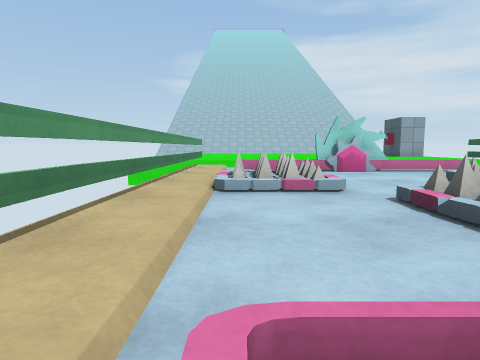
view 1 (above)

16 first-person views from a walk through a scene from a Unity 3-D project. The camera is 0.64 m above the floor, tilts 6° down and sees 75° across. The floor is counted in squares, 1 m on a side. Each view is taken from the middle of a square. On the plan, view 1 faces up. The plan holds only what a view shows up to about 9 squares ahead; the rest is blank. The place goes on beyond the plan. The player character is not drawn. Surface patterns are stand-ins for the level's own textures.

view 2
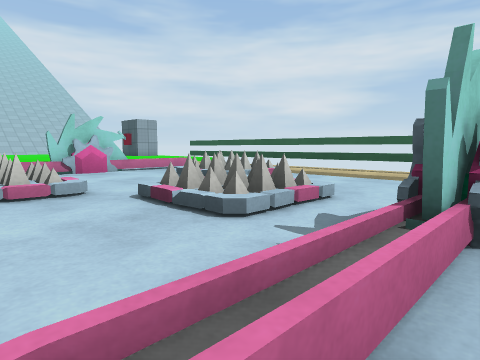

view 3
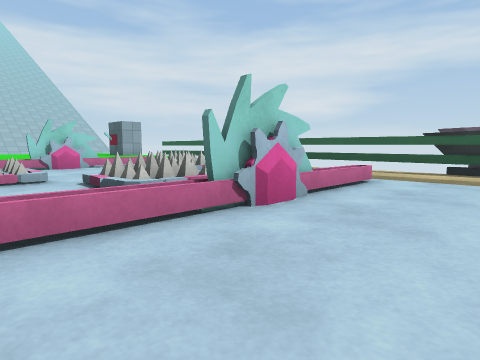

view 4
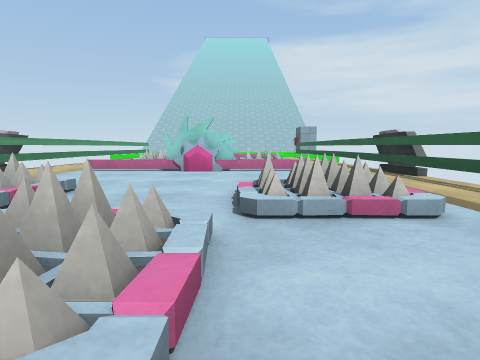

view 5
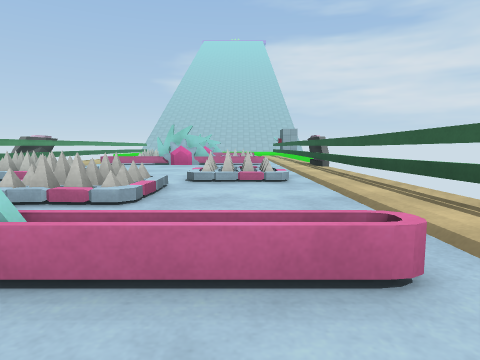

view 6
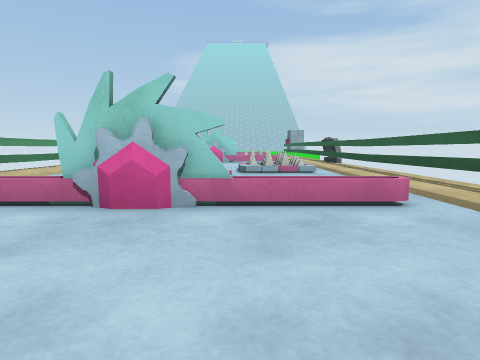

view 7
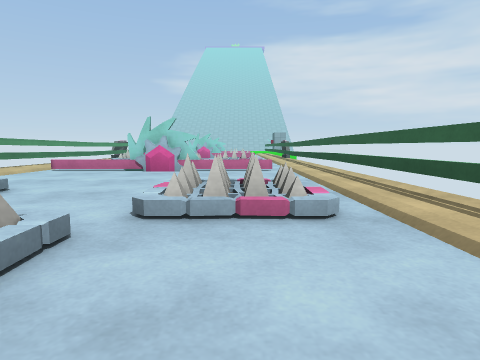

view 8
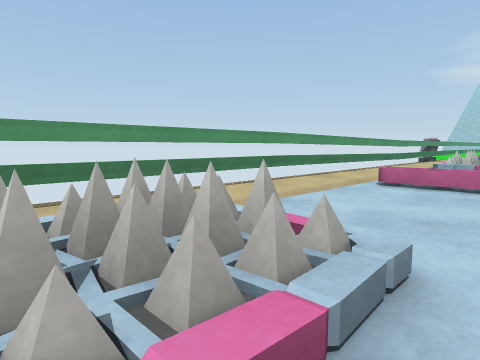

view 9
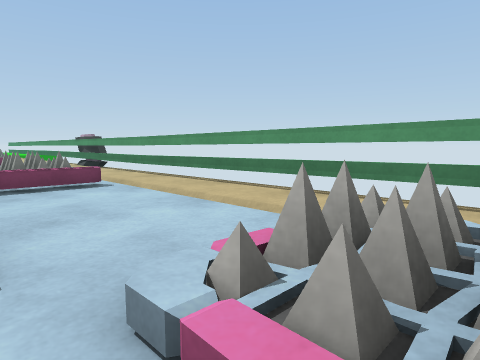

view 10
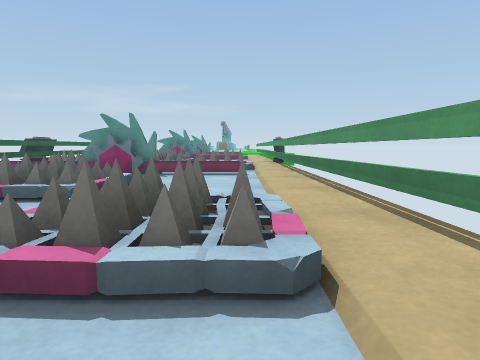

view 11
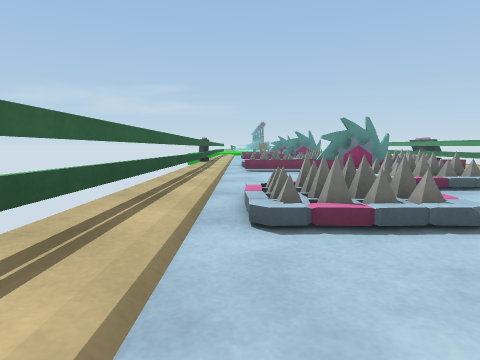

view 12
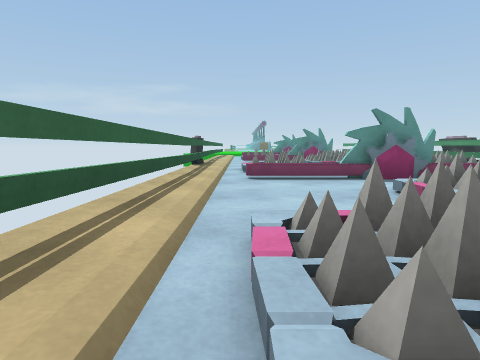

view 13
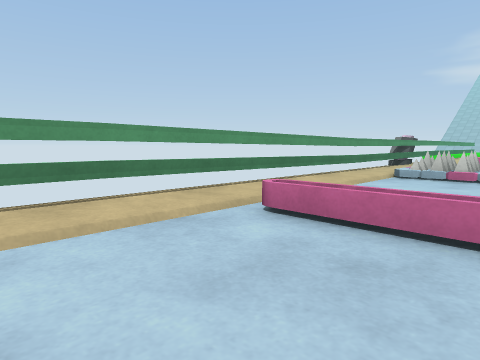

view 14
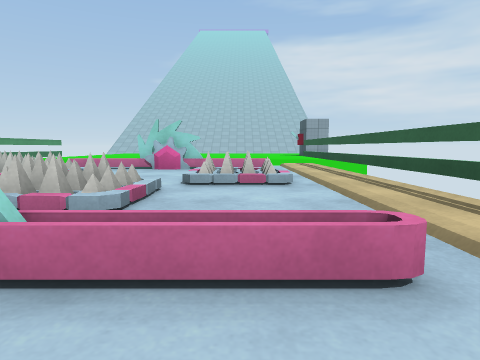

view 15
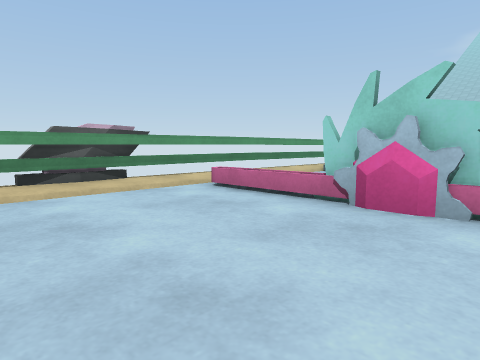

view 16
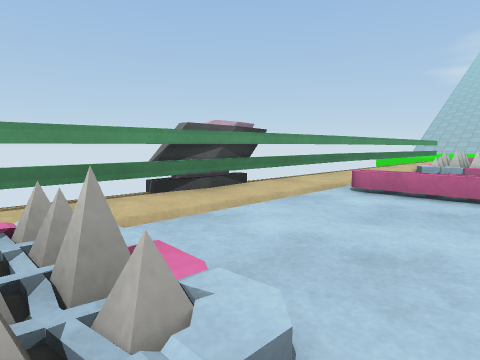

### Floor plan
Key: @ floor where view 1 was taken; # wall or solid block; . main floor; : floor 0.1 m higher than the main floor; / step, stairs or slope; = window, fence, low wall or low ledge; ^ raised ledge; v drop or lower ground.
Columns run from 2 left of view 1 to 8 right of it. Each row starts with its distance up from view 1.
  9 #:    ...
  8 #:^^^#==/:#
  7 #:  .....:#
  6 #:==..///:#
  5 #:==../=/:#
  4 #:..///..:#
  3 #:../=/..:#
  2 #:..///..:#
  1 #:=./#==.:#
  0  :@......:
 -1  :.......#
 -2 v:..... .:v
 -3 #://... .:#
 -4 #:==..==/:#
 -5 #:=/../=/:#
 -6 #:..==/..:#
 -7 #:../=/..:#
 -8 #:  .....:#
 -9 #:=.##==.:#
-10 #:.......:#
-11 #:.......:#
-12 #:.......:#
-13 #://.....:#
-14 #:==..==/:#
-15 #:=/../=/:#
-16 #:../=/..:#
-17 #:../=/..:#
-18 #:.......:#
-19 #:=.##==.:#

Where each view was taken, in squares from view 1:
view 1: 0 up, 0 right, facing up
view 2: 0 up, 0 right, facing up-right
view 3: 2 down, 0 right, facing up-right
view 4: 8 down, 4 right, facing up
view 5: 11 down, 5 right, facing up
view 6: 13 down, 4 right, facing up
view 7: 18 down, 5 right, facing up
view 8: 15 down, 2 right, facing up-left
view 9: 14 down, 2 right, facing down-left
view 10: 12 down, 0 right, facing down
view 11: 11 down, 6 right, facing down
view 12: 13 down, 6 right, facing down
view 13: 12 down, 2 right, facing up-left
view 14: 1 down, 5 right, facing up
view 15: 3 down, 4 right, facing up-left
view 16: 4 down, 2 right, facing up-left
